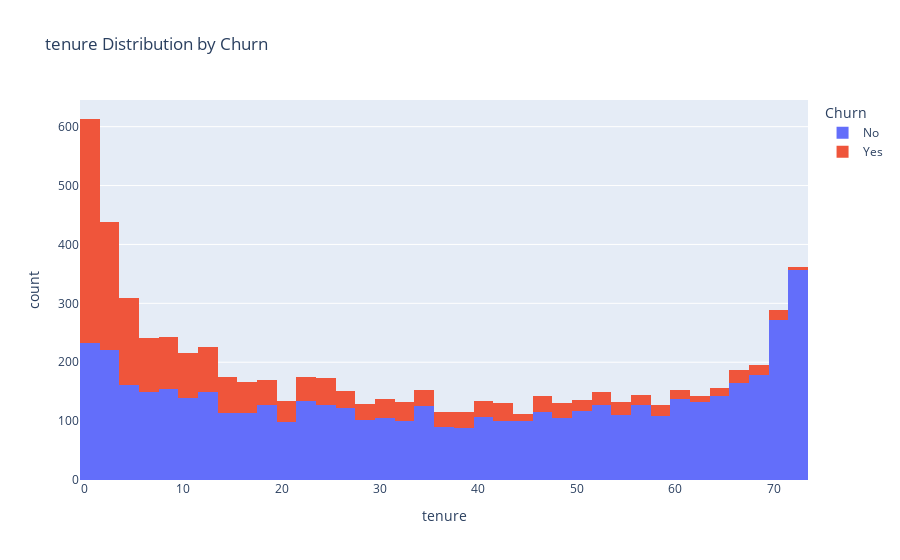
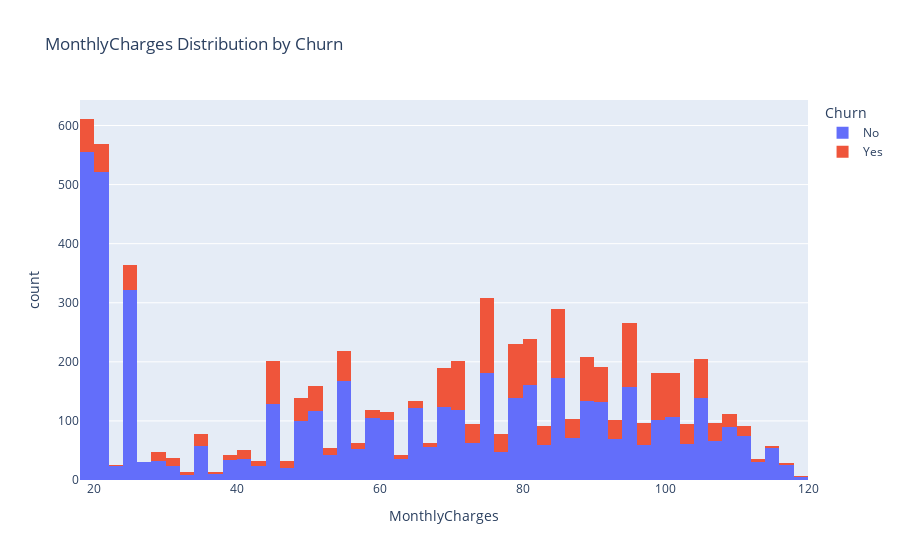
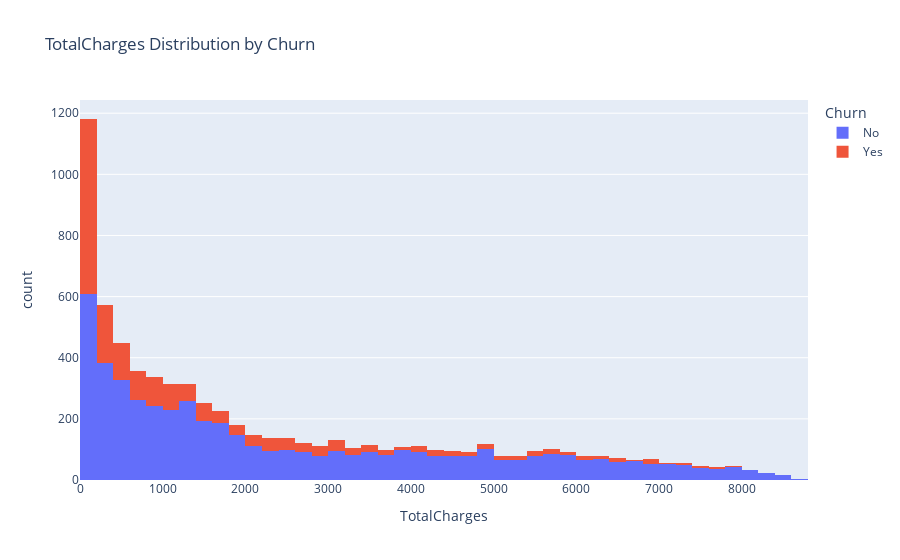

Write notebook code for charts like these, in order.
### Code cell
# distribution by churn for numeric columns
for col in numeric_cols:
    fig = px.histogram(cleaned_data,x= col,color='Churn',title=f'{col} Distribution by Churn')
    fig.show()

### Figure 1 — Plotly figure (JSON) as saved in the notebook; plotly's stock layout.template omitted (floating-point values rounded to 4 significant figures; data arrays with more than 128 entries replaced by an {"elided": "..."} marker saying what was removed)
{"data": [{"bingroup": "x", "hovertemplate": "Churn=No<br>tenure=%{x}<br>count=%{y}<extra></extra>", "legendgroup": "No", "marker": {"color": "#636efa", "pattern": {"shape": ""}}, "name": "No", "orientation": "v", "showlegend": true, "type": "histogram", "x": {"elided": "5163 int values"}, "xaxis": "x", "yaxis": "y"}, {"bingroup": "x", "hovertemplate": "Churn=Yes<br>tenure=%{x}<br>count=%{y}<extra></extra>", "legendgroup": "Yes", "marker": {"color": "#EF553B", "pattern": {"shape": ""}}, "name": "Yes", "orientation": "v", "showlegend": true, "type": "histogram", "x": {"elided": "1869 int values"}, "xaxis": "x", "yaxis": "y"}], "layout": {"barmode": "relative", "legend": {"title": {"text": "Churn"}, "tracegroupgap": 0}, "title": {"text": "tenure Distribution by Churn"}, "xaxis": {"anchor": "y", "domain": [0, 1], "title": {"text": "tenure"}}, "yaxis": {"anchor": "x", "domain": [0, 1], "title": {"text": "count"}}}}

### Figure 2 — Plotly figure (JSON) as saved in the notebook; plotly's stock layout.template omitted (floating-point values rounded to 4 significant figures; data arrays with more than 128 entries replaced by an {"elided": "..."} marker saying what was removed)
{"data": [{"bingroup": "x", "hovertemplate": "Churn=No<br>MonthlyCharges=%{x}<br>count=%{y}<extra></extra>", "legendgroup": "No", "marker": {"color": "#636efa", "pattern": {"shape": ""}}, "name": "No", "orientation": "v", "showlegend": true, "type": "histogram", "x": {"elided": "5163 float values"}, "xaxis": "x", "yaxis": "y"}, {"bingroup": "x", "hovertemplate": "Churn=Yes<br>MonthlyCharges=%{x}<br>count=%{y}<extra></extra>", "legendgroup": "Yes", "marker": {"color": "#EF553B", "pattern": {"shape": ""}}, "name": "Yes", "orientation": "v", "showlegend": true, "type": "histogram", "x": {"elided": "1869 float values"}, "xaxis": "x", "yaxis": "y"}], "layout": {"barmode": "relative", "legend": {"title": {"text": "Churn"}, "tracegroupgap": 0}, "title": {"text": "MonthlyCharges Distribution by Churn"}, "xaxis": {"anchor": "y", "domain": [0, 1], "title": {"text": "MonthlyCharges"}}, "yaxis": {"anchor": "x", "domain": [0, 1], "title": {"text": "count"}}}}

### Figure 3 — Plotly figure (JSON) as saved in the notebook; plotly's stock layout.template omitted (floating-point values rounded to 4 significant figures; data arrays with more than 128 entries replaced by an {"elided": "..."} marker saying what was removed)
{"data": [{"bingroup": "x", "hovertemplate": "Churn=No<br>TotalCharges=%{x}<br>count=%{y}<extra></extra>", "legendgroup": "No", "marker": {"color": "#636efa", "pattern": {"shape": ""}}, "name": "No", "orientation": "v", "showlegend": true, "type": "histogram", "x": {"elided": "5163 float values"}, "xaxis": "x", "yaxis": "y"}, {"bingroup": "x", "hovertemplate": "Churn=Yes<br>TotalCharges=%{x}<br>count=%{y}<extra></extra>", "legendgroup": "Yes", "marker": {"color": "#EF553B", "pattern": {"shape": ""}}, "name": "Yes", "orientation": "v", "showlegend": true, "type": "histogram", "x": {"elided": "1869 float values"}, "xaxis": "x", "yaxis": "y"}], "layout": {"barmode": "relative", "legend": {"title": {"text": "Churn"}, "tracegroupgap": 0}, "title": {"text": "TotalCharges Distribution by Churn"}, "xaxis": {"anchor": "y", "domain": [0, 1], "title": {"text": "TotalCharges"}}, "yaxis": {"anchor": "x", "domain": [0, 1], "title": {"text": "count"}}}}
